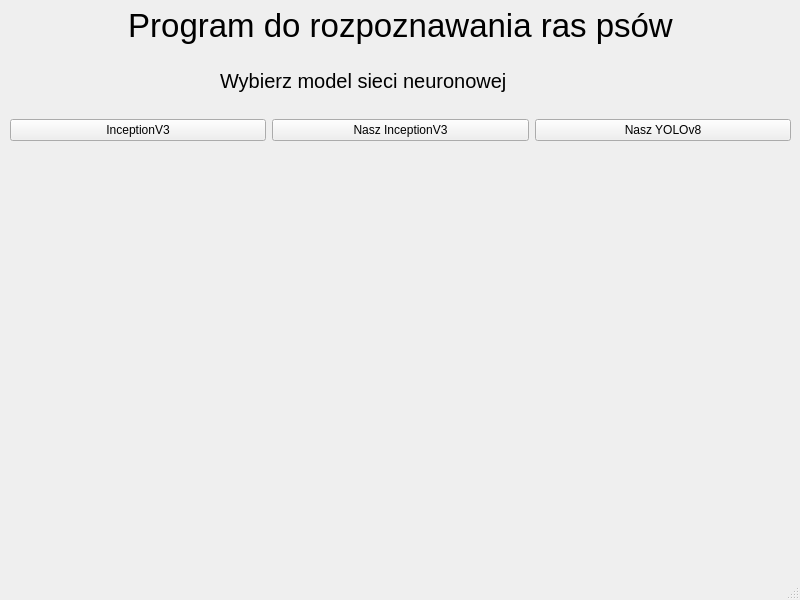
<?xml version="1.0" encoding="UTF-8"?>
<ui version="4.0">
 <class>MainWindow</class>
 <widget class="QMainWindow" name="MainWindow">
  <property name="geometry">
   <rect>
    <x>0</x>
    <y>0</y>
    <width>800</width>
    <height>600</height>
   </rect>
  </property>
  <property name="windowTitle">
   <string>MainWindow</string>
  </property>
  <widget class="QWidget" name="centralwidget">
   <widget class="QLabel" name="label">
    <property name="geometry">
     <rect>
      <x>10</x>
      <y>0</y>
      <width>781</width>
      <height>51</height>
     </rect>
    </property>
    <property name="font">
     <font>
      <pointsize>25</pointsize>
     </font>
    </property>
    <property name="layoutDirection">
     <enum>Qt::LeftToRight</enum>
    </property>
    <property name="text">
     <string>Program do rozpoznawania ras psów</string>
    </property>
    <property name="alignment">
     <set>Qt::AlignCenter</set>
    </property>
    <property name="wordWrap">
     <bool>false</bool>
    </property>
   </widget>
   <widget class="QWidget" name="horizontalLayoutWidget">
    <property name="geometry">
     <rect>
      <x>10</x>
      <y>110</y>
      <width>781</width>
      <height>41</height>
     </rect>
    </property>
    <layout class="QHBoxLayout" name="horizontalLayout">
     <item>
      <widget class="QPushButton" name="InceptionV3Button">
       <property name="text">
        <string>InceptionV3</string>
       </property>
      </widget>
     </item>
     <item>
      <widget class="QPushButton" name="ownInceptionV3Button">
       <property name="text">
        <string>Nasz InceptionV3</string>
       </property>
      </widget>
     </item>
     <item>
      <widget class="QPushButton" name="ownYOLOv8_Button">
       <property name="text">
        <string>Nasz YOLOv8</string>
       </property>
      </widget>
     </item>
    </layout>
   </widget>
   <widget class="QLabel" name="label_2">
    <property name="geometry">
     <rect>
      <x>220</x>
      <y>60</y>
      <width>371</width>
      <height>41</height>
     </rect>
    </property>
    <property name="font">
     <font>
      <pointsize>15</pointsize>
     </font>
    </property>
    <property name="text">
     <string>Wybierz model sieci neuronowej</string>
    </property>
   </widget>
  </widget>
  <widget class="QMenuBar" name="menubar">
   <property name="geometry">
    <rect>
     <x>0</x>
     <y>0</y>
     <width>800</width>
     <height>26</height>
    </rect>
   </property>
  </widget>
  <widget class="QStatusBar" name="statusbar"/>
 </widget>
 <resources/>
 <connections/>
</ui>
